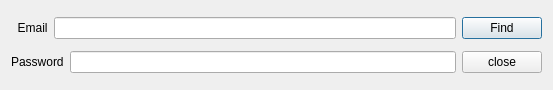
<?xml version="1.0" encoding="UTF-8"?>
<ui version="4.0">
 <class>forgetForm</class>
 <widget class="QDialog" name="forgetForm">
  <property name="geometry">
   <rect>
    <x>0</x>
    <y>0</y>
    <width>553</width>
    <height>90</height>
   </rect>
  </property>
  <property name="minimumSize">
   <size>
    <width>400</width>
    <height>90</height>
   </size>
  </property>
  <property name="maximumSize">
   <size>
    <width>16777215</width>
    <height>90</height>
   </size>
  </property>
  <property name="windowTitle">
   <string>Dialog</string>
  </property>
  <layout class="QGridLayout" name="gridLayout">
   <item row="0" column="1">
    <widget class="QPushButton" name="findBtn">
     <property name="text">
      <string>Find</string>
     </property>
    </widget>
   </item>
   <item row="1" column="0">
    <layout class="QHBoxLayout" name="horizontalLayout_2">
     <item>
      <widget class="QLabel" name="label_2">
       <property name="text">
        <string>Password</string>
       </property>
      </widget>
     </item>
     <item>
      <widget class="QLineEdit" name="passwordLineEdit">
       <property name="readOnly">
        <bool>true</bool>
       </property>
      </widget>
     </item>
    </layout>
   </item>
   <item row="0" column="0">
    <layout class="QHBoxLayout" name="horizontalLayout">
     <item>
      <widget class="QLabel" name="label">
       <property name="text">
        <string>  Email</string>
       </property>
      </widget>
     </item>
     <item>
      <widget class="QLineEdit" name="emialLineEdit"/>
     </item>
    </layout>
   </item>
   <item row="1" column="1">
    <widget class="QPushButton" name="closeBtn">
     <property name="text">
      <string>close</string>
     </property>
    </widget>
   </item>
  </layout>
 </widget>
 <resources/>
 <connections/>
</ui>
